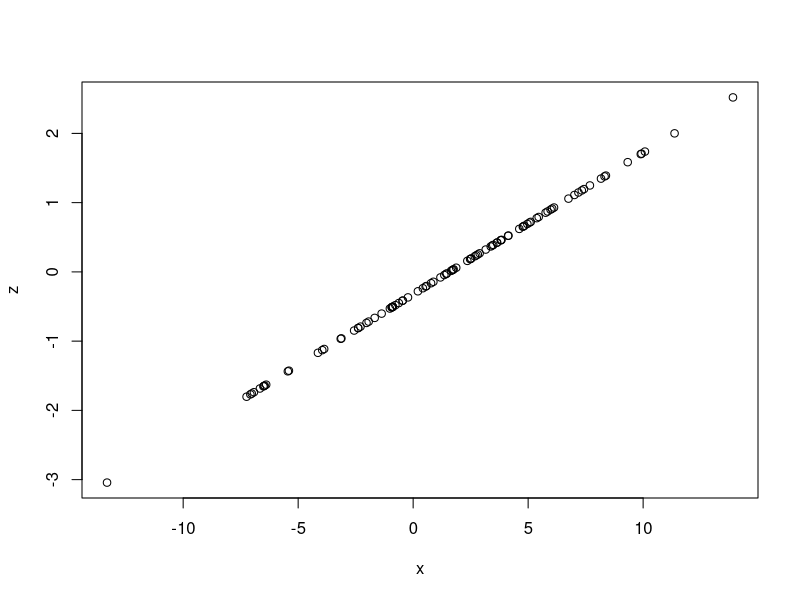

Write R code to recreate this figure.
######################################
### R For The SQL Server Developer ###
### Kevin Feasel                   ###
### 1 - R Basics                   ###
######################################

#We set a variable using the <- construct
y <- 500
#We can also assign a multi-element vector using <-
#The . in R is like _ in C-based languages.
our.second.vector <- c(10.4, 11.9, 38.1, 2.2, 0.7664)
#Of course, the _ in R is also like the _ in C-based languages!
our_third_vector <- c(9.99, 19.99, 29.99)

#We can also create a function using the same construct
normalize <- function(x) {
  #standardize values of x; subtract mean & rescale so sd = 1
  (x-mean(x))/sd(x)
}

#Help is a great way of getting more information.
#If you're feeling particularly lazy, you can use ? like ?rnorm
help(rnorm)

#And a vector.  <- is powerful!
#rnorm(100) returns a vector of 100 values fit a normal distribution of
  #mean 0 and standard deviation 1.
  #We want to show off our normalize function, so we'll shift the results
  #by multiplying each value by 5 and adding 2 to each value.
#Note that there's no foreach loop, no for loop, etc.  Like SQL, RBAR is a
  #no-no in general here.  Better to use set-based operations, as they're MUCH
  #faster!
x <- rnorm(100)*5+2
#Call our function on the data set x and put the results into z.
z <- normalize(x)

#We can call built-in methods easily.  We want to make sure that after
#normalization, our mean is (appx) 0 and our standard deviation is (appx) 1
mean(z)
sd(z)
#Just to make sure I'm not cheating, here are the mean and sd for x
mean(x)
sd(x)

#Looking at charts of numbers is cool and all, but visuals are easier to follow
#This visual proves that our normalize function does NOT change the distribution
plot(x,z)

